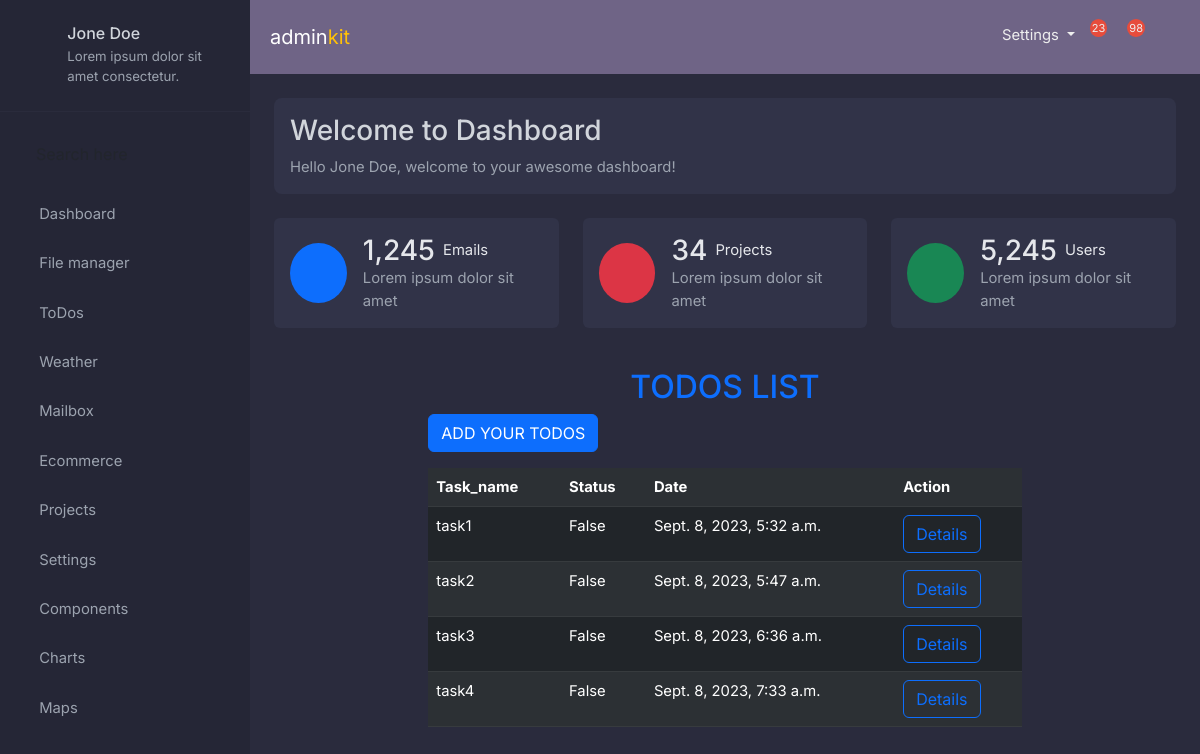
/todo/list/, run on the app's committed database.
### app/models.py (models this page shows, shortened)
class Todos(models.Model):
    todo_name=models.CharField(max_length=150)
    status=models.BooleanField(default=False)
    date=models.DateTimeField(auto_now_add=True)

### app/views.py (the view)
# urls.py: path('todo/list/',views.TodoListView.as_view(),name="todo_list"),
class TodoListView(ListView):
    model=Todos
    template_name="todo-list.html"
    context_object_name="todos"

### app/templates/todo-list.html (shortened to what this page needs)
<!DOCTYPE html>
{%load static%}
<html lang="en">
<head>
    <link href="https://cdn.jsdelivr.net/npm/bootstrap@5.3.0-alpha2/dist/css/bootstrap.min.css" rel="stylesheet">
    <link rel="stylesheet" href="{%static 'css/home.css'%}">
</head>
<body>
<aside class="sidebar position-fixed top-0 left-0 overflow-auto h-100 float-left" id="show-side-navigation1">
    <div class="sidebar-header d-flex justify-content-center align-items-center px-3 py-4">
      <div class="ms-2">
        <h5 class="fs-6 mb-0">
          <a class="text-decoration-none" href="#">Jone Doe</a>
        </h5>
        <p class="mt-1 mb-0">Lorem ipsum dolor sit amet consectetur.</p>
      </div>
    </div>
    <div class="search position-relative text-center px-4 py-3 mt-2">
      <input type="text" class="form-control w-100 border-0 bg-transparent " placeholder="Search here">
    </div>
    <ul class="categories list-unstyled">
      <li class="has-dropdown">
        <a href="#"> Dashboard</a>
      </li>
      <li class="">
        <a href="#"> File manager</a>
      </li>
      <li class="has-dropdown">
        <a href="{%url 'todo_list'%}"> ToDos</a>
      </li>
      <li class="has-dropdown">
        <a href="{%url 'weather'%}"> Weather</a>
      </li>
      <li class="has-dropdown">
        <a href="#"> Mailbox</a>
      </li>
      <li class="has-dropdown">
        <a href="#"> Ecommerce</a>
      </li>
      <li class="has-dropdown">
        <a href="#"> Projects</a>
      </li>
      <li class="">
        <a href="#"> Settings</a>
      </li>
      <li class="has-dropdown">
        <a href="#"> Components</a>
      </li>
      <li class="has-dropdown">
        <a href="#"> Charts</a>
      </li>
      <li class="">
        <a href="#"> Maps</a>
      </li>
    </ul>
  </aside>
  <section id="wrapper">
    <nav class="navbar navbar-expand-md">
      <div class="container-fluid mx-2">
        <div class="navbar-header">
          <a class="navbar-brand" href="#">admin<span class="main-color">kit</span></a>
        </div>
        <div class="collapse navbar-collapse" id="toggle-navbar">
          <ul class="navbar-nav ms-auto">
            <li class="nav-item dropdown">
              <a class="nav-link dropdown-toggle" href="#" id="navbarDropdown" role="button" data-bs-toggle="dropdown" aria-expanded="false">
                Settings
              </a>
            </li>
            <li class="nav-item">
              <a class="nav-link" href="#"><span>23</span></a>
            </li>
            <li class="nav-item">
              <a class="nav-link" href="#"><span>98</span></a>
            </li>
            <li class="nav-item">
            </li>
          </ul>
        </div>
      </div>
    </nav>
    <div class="p-4">
      <div class="welcome">
        <div class="content rounded-3 p-3">
          <h1 class="fs-3">Welcome to Dashboard</h1>
          <p class="mb-0">Hello Jone Doe, welcome to your awesome dashboard!</p>
        </div>
      </div>
      <section class="statistics mt-4">
        <div class="row">
          <div class="col-lg-4">
            <div class="box d-flex rounded-2 align-items-center mb-4 mb-lg-0 p-3">
              <i class="uil-envelope-shield fs-2 text-center bg-primary rounded-circle"></i>
              <div class="ms-3">
                <div class="d-flex align-items-center">
                  <h3 class="mb-0">1,245</h3> <span class="d-block ms-2">Emails</span>
                </div>
                <p class="fs-normal mb-0">Lorem ipsum dolor sit amet</p>
              </div>
            </div>
          </div>
          <div class="col-lg-4">
            <div class="box d-flex rounded-2 align-items-center mb-4 mb-lg-0 p-3">
              <i class="uil-file fs-2 text-center bg-danger rounded-circle"></i>
              <div class="ms-3">
                <div class="d-flex align-items-center">
                  <h3 class="mb-0">34</h3> <span class="d-block ms-2">Projects</span>
                </div>
                <p class="fs-normal mb-0">Lorem ipsum dolor sit amet</p>
              </div>
            </div>
          </div>
          <div class="col-lg-4">
            <div class="box d-flex rounded-2 align-items-center p-3">
              <i class="uil-users-alt fs-2 text-center bg-success rounded-circle"></i>
              <div class="ms-3">
                <div class="d-flex align-items-center">
                  <h3 class="mb-0">5,245</h3> <span class="d-block ms-2">Users</span>
                </div>
                <p class="fs-normal mb-0">Lorem ipsum dolor sit amet</p>
              </div>
            </div>
          </div>
        </div>
      </section>
      <section class="charts mt-4">
        <section class="charts mt-4">
            <div class="row">
                <div class="col-2"></div>
                <div class="col-8">
                    <h2 class="text-center mt-3 text-primary">TODOS LIST</h2>
                    <a href="{%url 'todo_create'%}" class="btn btn-primary">ADD YOUR TODOS</a>
                    <table class="table table-striped mt-3 table-dark">
                        <tr>
                            <th>Task_name</th>
                            <th>Status</th>
                            <th>Date</th>
                            <th>Action</th>
                        </tr>
                        {%for t in todos%}
                        <tr>
                            <td>{{t.todo_name}}</td>
                            <td>{{t.status}}</td>
                            <td>{{t.date}}</td>
                            <td><a href="{%url 'todo_detail' t.id%}" class="btn btn-outline-primary">Details</a>
                        </tr>
                        {%endfor%}
                    </table>
                </div>
                <div class="col-2">
                </div>
            </div>
        </section>
      </section>

### app/static/css/home.css (style rules this page uses)
:root { --dk-gray-100: #F3F4F6; --dk-gray-200: #E5E7EB; --dk-gray-300: #D1D5DB; --dk-gray-400: #9CA3AF; --dk-gray-500: #6B7280; --dk-gray-600: #4B5563; --dk-gray-700: #374151; --dk-gray-800: #1F2937; --dk-gray-900: #111827; --dk-dark-bg: #313348; --dk-darker-bg: #2a2b3d; --navbar-bg-color: #6f6486; --sidebar-bg-color: #252636; --sidebar-width: 250px; }
* { margin: 0; padding: 0; box-sizing: border-box; }
body { font-family: 'Inter', sans-serif; background-color: var(--dk-darker-bg); font-size: .925rem; }
#wrapper { margin-left: var(--sidebar-width); transition: all .3s ease-in-out; }
.sidebar { background-color: var(--sidebar-bg-color); width: var(--sidebar-width); transition: all .3s ease-in-out; transform: translateX(0); z-index: 9999999 }
.sidebar .sidebar-header { border-bottom: 1px solid #2a2b3c }
.sidebar .sidebar-header h5 a { color: var(--dk-gray-300) }
.sidebar .sidebar-header p { color: var(--dk-gray-400); font-size: .825rem; }
.sidebar > ul > li { padding: .7rem 1.75rem; }
.sidebar ul > li > a { color: var(--dk-gray-400); text-decoration: none; }
.sidebar ul > li.has-dropdown > a:after { content: '\eb3a'; font-family: unicons-line; font-size: 1rem; line-height: 1.8; float: right; color: var(--dk-gray-500); transition: all .3s ease-in-out; }
.welcome { color: var(--dk-gray-300); }
.welcome .content { background-color: var(--dk-dark-bg); }
.welcome p { color: var(--dk-gray-400); }
.statistics { color: var(--dk-gray-200); }
.statistics .box { background-color: var(--dk-dark-bg); }
.statistics .box i { width: 60px; height: 60px; line-height: 60px; }
.statistics .box p { color: var(--dk-gray-400); }
.main-color { color: #ffc107 }
.navbar { background-color: var(--navbar-bg-color) !important; border: none !important; }
.navbar .navbar-nav>li>a { color: #EEE !important; line-height: 55px !important; padding: 0 10px !important; }
.navbar .navbar-brand { color:#FFF !important }
.navbar .navbar-brand { line-height: 55px !important; padding: 0 !important }
.navbar>.container .navbar-brand, .navbar>.container-fluid .navbar-brand { margin: 0 !important }
.navbar .navbar-nav>li>a { float: left !important; }
.navbar .navbar-nav>li>a>span:not(.caret) { background-color: #e74c3c !important; border-radius: 50% !important; height: 25px !important; width: 25px !important; padding: 2px !important; font-size: 11px !important; position: relative !important; top: -10px !important; right: 5px !important }

### data on the page
Todos: todo_name "task1", status "False", date "Sept. 8, 2023, 5:32 a.m."
Todos: todo_name "task2", status "False", date "Sept. 8, 2023, 5:47 a.m."
Todos: todo_name "task3", status "False", date "Sept. 8, 2023, 6:36 a.m."
Todos: todo_name "task4", status "False", date "Sept. 8, 2023, 7:33 a.m."
